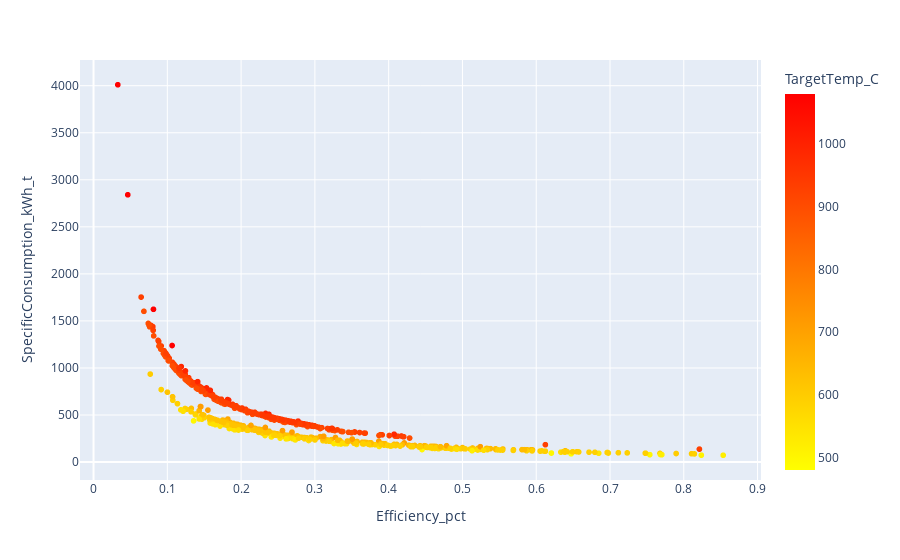

Here is the notebook cell this chart was saved with:
### Markdown cell above
Now, the dataset seems to be clear and making sense. Let`s go to the modeling!

### Code cell
px.scatter(dfFull, x='Efficiency_pct', y='SpecificConsumption_kWh_t', color='TargetTemp_C', color_continuous_scale=['yellow', 'red'])

### Figure 1 — Plotly figure (JSON) as saved in the notebook; plotly's stock layout.template omitted (floating-point values rounded to 4 significant figures; data arrays with more than 128 entries replaced by an {"elided": "..."} marker saying what was removed)
{"data": [{"hovertemplate": "Efficiency_pct=%{x}<br>SpecificConsumption_kWh_t=%{y}<br>TargetTemp_C=%{marker.color}<extra></extra>", "legendgroup": "", "marker": {"color": {"elided": "1268 int values"}, "coloraxis": "coloraxis", "symbol": "circle"}, "mode": "markers", "name": "", "showlegend": false, "type": "scattergl", "x": {"elided": "1268 float values"}, "xaxis": "x", "y": {"elided": "1268 float values"}, "yaxis": "y"}], "layout": {"coloraxis": {"colorbar": {"title": {"text": "TargetTemp_C"}}, "colorscale": [[0, "yellow"], [1, "red"]]}, "legend": {"tracegroupgap": 0}, "margin": {"t": 60}, "xaxis": {"anchor": "y", "domain": [0, 1], "title": {"text": "Efficiency_pct"}}, "yaxis": {"anchor": "x", "domain": [0, 1], "title": {"text": "SpecificConsumption_kWh_t"}}}}
